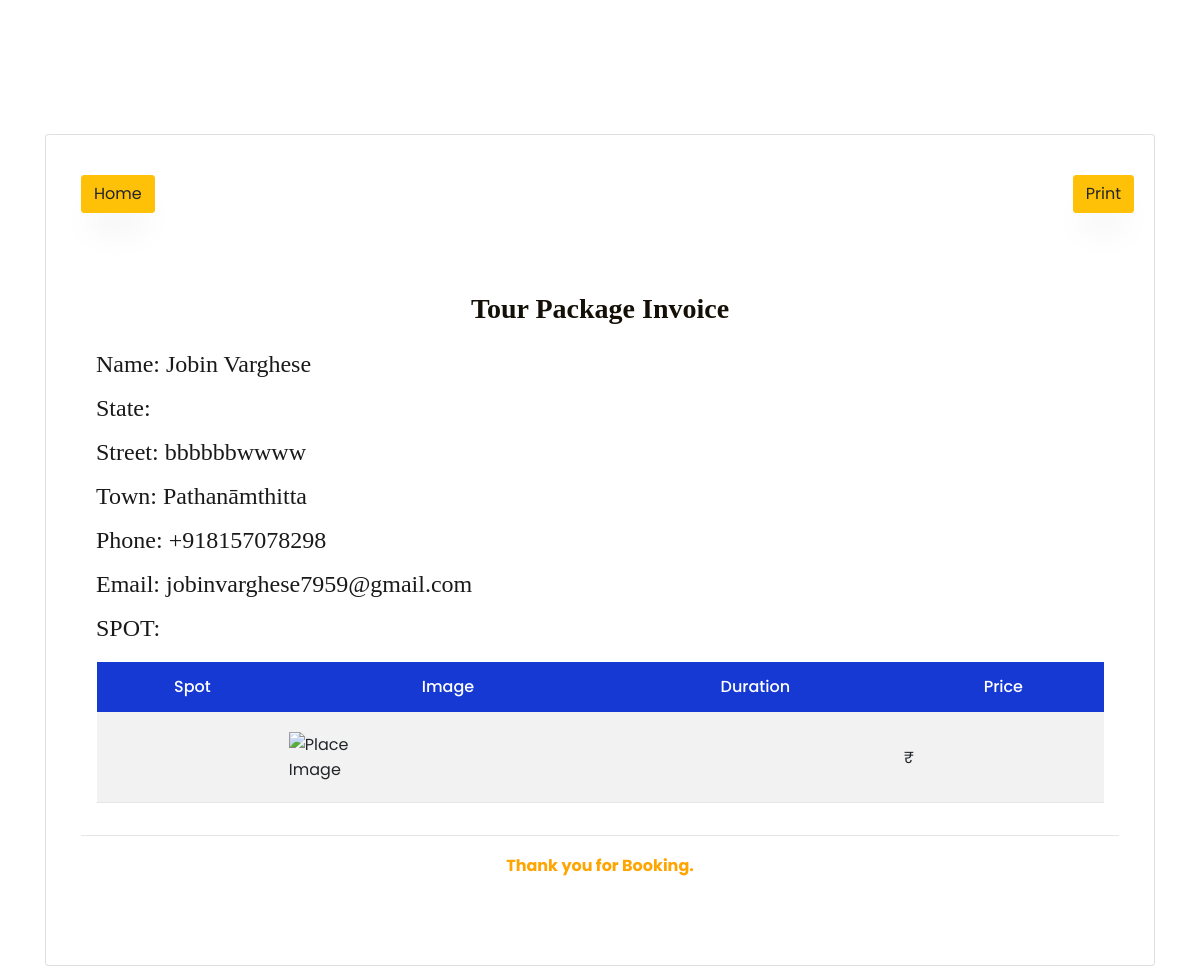
The page /frontend/success/2/ (signed in) on the database its author committed.
### frontend/models.py (models this page shows)
class User_Details(models.Model):
    user = models.ForeignKey(User,on_delete=models.CASCADE,null=True,blank=True)
    package = models.ForeignKey(Package,on_delete=models.CASCADE,null=True,blank=True)
    hotel = models.ForeignKey(Hotel,on_delete=models.CASCADE,null=True,blank=True)
    U_Name = models.CharField(max_length=50,null=True,blank=True)
    U_State = models.CharField(max_length=50,null=True,blank=True)
    U_Street = models.CharField(max_length=50,null=True,blank=True)
    U_Town = models.CharField(max_length = 50,null =True,blank= True)
    U_Phone = models.CharField(max_length=50,null=True,blank=True)
    U_Email = models.EmailField(max_length=50,null=True,blank=True)

### frontend/views.py (the view)
# urls.py: path('success/<int:pk>/',views.success, name="success"),
@login_required
def success(request,pk):
    detail = User_Details.objects.get(id = pk)
    return render(request, 'success.html', {'detail': detail})

### frontend/templates/success.html (shortened to what this page needs)
{% load static %}
<html lang="en">
<head>
    <link rel="stylesheet" href="https://cdn.jsdelivr.net/npm/bootstrap@4.6.2/dist/css/bootstrap.min.css">
    <link rel="stylesheet" href="{% static 'css/open-iconic-bootstrap.min.css' %}">
    <link rel="stylesheet" href="{% static 'css/animate.css' %}">
    <link rel="stylesheet" href="{% static 'css/owl.carousel.min.css' %}">
    <link rel="stylesheet" href="{% static 'css/owl.theme.default.min.css' %}">
    <link rel="stylesheet" href="{% static 'css/magnific-popup.css' %}">
    <link rel="stylesheet" href="{% static 'css/aos.css' %}">
    <link rel="stylesheet" href="{% static 'css/ionicons.min.css' %}">
    <link rel="stylesheet" href="{% static 'css/bootstrap-datepicker.css' %}">
    <link rel="stylesheet" href="{% static 'css/jquery.timepicker.css' %}">
    <link rel="stylesheet" href="{% static 'css/flaticon.css' %}">
    <link rel="stylesheet" href="{% static 'css/icomoon.css' %}">
    <link rel="stylesheet" href="{% static 'css/style.css' %}">
	<link href="https://cdn.jsdelivr.net/npm/bootstrap-icons@1.7.2/font/bootstrap-icons.css" rel="stylesheet">
</head>
<body>
<br><br><br>
<div class="container " >
    <div class="card mt-5 pt-1">
        <div class="card-body">
            <div class="container mb-5 mt-3">
                <div class="row d-flex align-items-baseline">
                    <div class="col-xl-9">
                         <a href="{% url 'Homepage' %}">
                        <button  class="btn btn-warning ml-left" >Home</button>
                            </a>
                    </div>
                    <div>
                        <button class="btn btn-warning ml-left" id="printInvoice">Print</button>
                    </div>
                </div>
                <br><br>
                <div class="container">
                    <div class="col-md-12">
                        <div class="text-center">
                            <p class="pt-0"><h3><span style="color: rgb(21, 16, 7); font-weight: bold"> Tour Package Invoice</span> </h3></p>
                        </div>
                    </div>
               <div class="row">
    <div class="col-xl-8">
        <ul class="list-unstyled">
                <li class="text-muted"><h4>Name: {{ detail.U_Name }}</h4></li>
                <li class="text-muted"><h4>State: {{ detail.U_State }}</h4></li>
                <li class="text-muted"><h4>Street: {{ detail.U_Street }}</h4></li>
                <li class="text-muted"><h4>Town: {{ detail.U_Town }}</h4></li>
                <li class="text-muted"><h4>Phone: {{ detail.U_Phone}}</h4></li>
                <li class="text-muted"><h4>Email: {{ detail.U_Email}}</h4></li>
                <li class="text-muted"><h4>SPOT: {{ detail.package.spot}}</h4></li>
        </ul>
    </div>
</div>
                    </div>
                    <div class="container">
                        <div class="row">
                            <div class="col-md-12">
                                <table class="table table-striped table-borderless " style="text-align: center;">
                                    <thead style="background-color: #1639d3;" class="text-white">
                                        <tr>
                                            <th >Spot</th>
                                            <th >Image</th>
                                            <th >Duration</th>
                                            <th >Price</th>
                                        </tr>
                                    </thead>
                                    <tbody>
                                        <tr>
                                            <td class="text-center" style="text-align: center;">{{ detail.package.spot }}</td>
                                            <td class="text-center">
                                                <img src="{{ detail.package.Image.url }}" style="max-height: 100px; max-width: 100px;" alt="Place Image"/>
                                            </td>
                                            <td class="text-center " style="padding-left: 50px;"  >{{ detail.package.duration }}</td>
                                            <td class="text-center">₹ {{ detail.package.amount }}</td>
                                        </tr>
                                    </tbody>
                                </table>
                            </div>
                        </div>
                    </div>
                    <hr>
                    <div class="row">
                        <div class="col-xl-12 justify-content-center d-flex">
                            <p><span style="color: orange; font-weight: bold">Thank you for Booking.</span></p>
                        </div>
                    </div>
                </div>
            </div>
        </div>
    </div>
</body>
</html>

### rows shown on the page
User_Details: U_Name "Jobin Varghese", U_Street "bbbbbbwwww", U_Town "Pathanāmthitta", U_Phone "+918157078298", U_Email "jobinvarghese7959@gmail.com"
